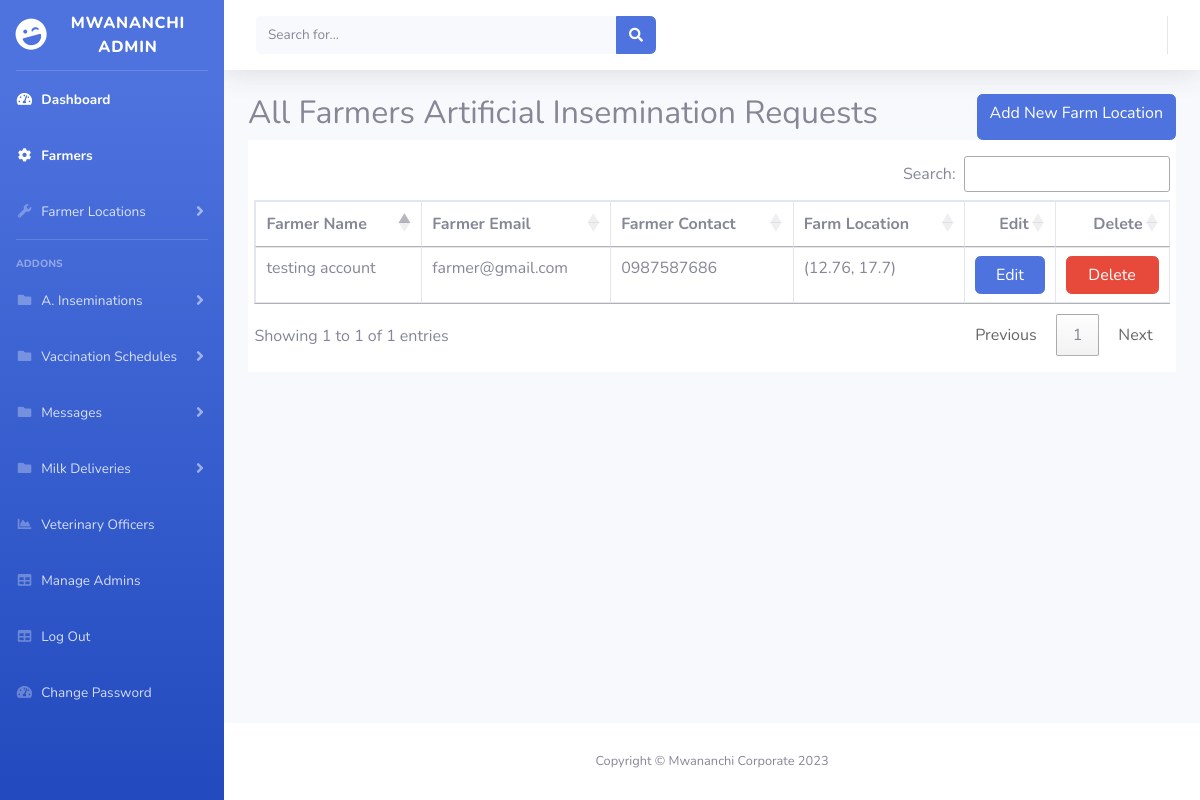
The page /admin/all-a-inseminations.php (signed in) on the database its author committed.
### tables this page shows
CREATE TABLE `farmer_locations` (
  `farmer_locations_id` int NOT NULL,
  `farmer_locations_farmer_id` int NOT NULL,
  `farmer_locations_latitude` varchar(50) NOT NULL,
  `farmer_locations_longitude` varchar(50) NOT NULL
);

CREATE TABLE `farmers` (
  `farmer_id` int NOT NULL,
  `farmer_name` varchar(100) NOT NULL,
  `farmer_location` varchar(100) NOT NULL,
  `contact_number` varchar(11) NOT NULL,
  `email_address` varchar(50) NOT NULL
);

### admin/all-a-inseminations.php (the view, shortened to what this page needs)
<!DOCTYPE html>
<html lang="en">
<head>
    <link href="vendor/fontawesome-free/css/all.min.css" rel="stylesheet" type="text/css">
    <link href="css/sb-admin-2.min.css" rel="stylesheet">
    <link rel="stylesheet" href="https://cdn.datatables.net/1.13.1/css/dataTables.bootstrap5.min.css">
    <link rel="stylesheet" href="https://cdn.datatables.net/1.13.1/css/jquery.dataTables.min.css">
    <link rel="stylesheet" href="https://cdn.datatables.net/buttons/2.3.2/css/buttons.dataTables.min.css">
</head>
<body id="page-top">
    <div id="wrapper">
        <?php include 'sidebar.php'; ?>
        <div id="content-wrapper" class="d-flex flex-column">
            <div id="content">
                <nav class="navbar navbar-expand navbar-light bg-white topbar mb-4 static-top shadow">
                    <form class="d-none d-sm-inline-block form-inline mr-auto ml-md-3 my-2 my-md-0 mw-100 navbar-search">
                        <div class="input-group">
                            <input type="text" class="form-control bg-light border-0 small" placeholder="Search for..." aria-label="Search" aria-describedby="basic-addon2">
                            <div class="input-group-append">
                                <button class="btn btn-primary" type="button">
                                    <i class="fas fa-search fa-sm"></i>
                                </button>
                            </div>
                        </div>
                    </form>
                    <ul class="navbar-nav ml-auto">
                    </ul>
                </nav>
                <div class="container-fluid">
                    <div class="row">
                        <div class="col-lg-12">
                            <div class="d-flex justify-content-between">
                                <h2 class="title-1 m-b-25">All Farmers Artificial Insemination Requests</h2>
                                <a href="create-farmer-location.php" class="btn btn-primary">Add New Farm Location</a>
                            </div>
                            <div class="table-responsive table--no-card m-b-40" style="background-color: #fff;padding:1rem .4rem;">
                                <table class="table table-bordered" id="example">
                                    <thead>
                                        <tr>
                                            <th>Farmer Name</th>
                                            <th>Farmer Email </th>
                                            <th>Farmer Contact </th>
                                            <th>Farm Location </th>
                                            <th class="text-right">Edit</th>
                                            <th class="text-right">Delete</th>
                                        </tr>
                                    </thead>
                                    <tbody>
                                        <?php
                                        include 'db-connection.php';
                                        $data = "SELECT farmer_locations.*, farmers.farmer_name, farmers.contact_number, farmers.email_address
         FROM `farmer_locations`
         LEFT JOIN `farmers` ON farmers.farmer_id = farmer_locations.farmer_locations_farmer_id";
                                        $query = mysqli_query($conn, $data);
                                        while ($fetch = mysqli_fetch_assoc($query)) {
                                            $id = $fetch['farmer_locations_id'];
                                            $farmername = $fetch['farmer_name'];
                                            $email = $fetch['email_address'];
                                            $phonenumber = $fetch['contact_number'];
                                            $latitude = $fetch['farmer_locations_latitude'] ?? 'N/A';
                                            $longitude = $fetch['farmer_locations_longitude'] ?? 'N/A';
                                            echo "
    <tr>
        <td>$farmername</td>
        <td>$email</td>
        <td>$phonenumber</td>
        <td>($latitude, $longitude)</td>
        <td><a href='edit_farm_location.php?id=$id' class='btn btn-primary btn-block'>Edit</td>
        <td><a href='delete_farm_location.php?id=$id' class='btn btn-danger btn-block'>Delete</td>
    </tr>
    ";
                                        }
                                        ?>
                                    </tbody>
                                </table>
                            </div>
                        </div>
                    </div>
                </div>
            </div>
            <footer class="sticky-footer bg-white">
                <div class="container my-auto">
                    <div class="copyright text-center my-auto">
                        <span>Copyright &copy; Mwananchi Corporate 2023</span>
                    </div>
                </div>
            </footer>
        </div>
    </div>
</body>
</html>

### rows shown on the page
farmer_locations: farmer_locations_farmer.farmer_name "testing account", farmer_locations_farmer.email_address "farmer@gmail.com", farmer_locations_farmer.contact_number "0987587686", farmer_locations_latitude "12.76", farmer_locations_longitude "17.7"
